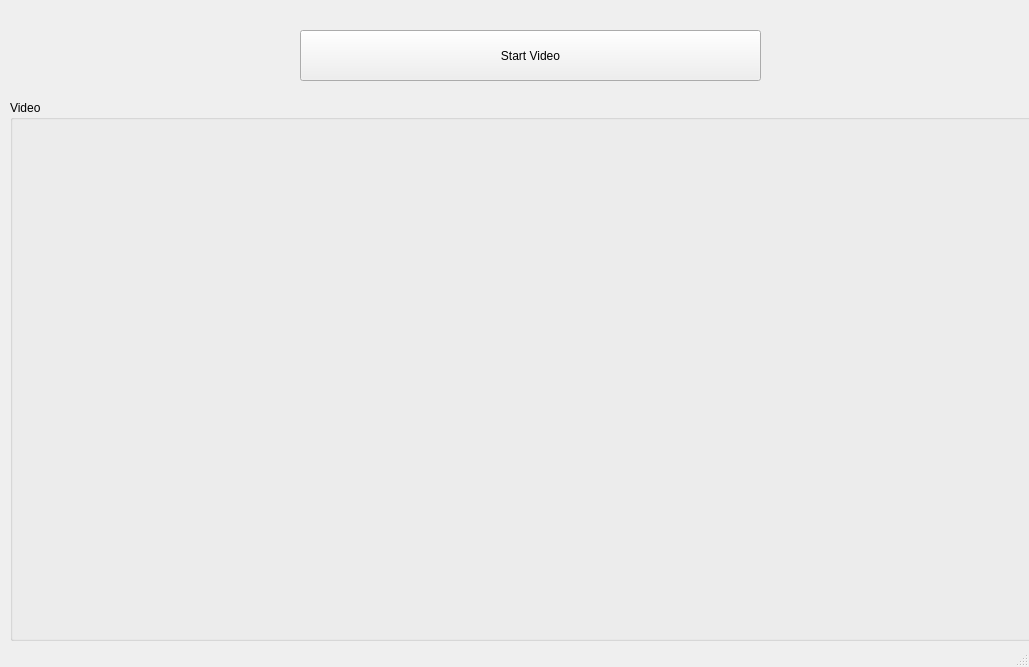
<?xml version="1.0" encoding="UTF-8"?>
<ui version="4.0">
 <class>MainWindow</class>
 <widget class="QMainWindow" name="MainWindow">
  <property name="geometry">
   <rect>
    <x>0</x>
    <y>0</y>
    <width>1029</width>
    <height>667</height>
   </rect>
  </property>
  <property name="windowTitle">
   <string>MainWindow</string>
  </property>
  <widget class="QWidget" name="centralwidget">
   <widget class="QGroupBox" name="groupBox">
    <property name="geometry">
     <rect>
      <x>10</x>
      <y>100</y>
      <width>1081</width>
      <height>541</height>
     </rect>
    </property>
    <property name="title">
     <string>Video</string>
    </property>
    <widget class="QWidget" name="ImgWidget" native="true">
     <property name="geometry">
      <rect>
       <x>110</x>
       <y>50</y>
       <width>841</width>
       <height>441</height>
      </rect>
     </property>
    </widget>
   </widget>
   <widget class="QPushButton" name="startButton">
    <property name="geometry">
     <rect>
      <x>300</x>
      <y>30</y>
      <width>461</width>
      <height>51</height>
     </rect>
    </property>
    <property name="text">
     <string>Start Video</string>
    </property>
   </widget>
  </widget>
  <widget class="QMenuBar" name="menubar">
   <property name="geometry">
    <rect>
     <x>0</x>
     <y>0</y>
     <width>1029</width>
     <height>21</height>
    </rect>
   </property>
  </widget>
  <widget class="QStatusBar" name="statusbar"/>
 </widget>
 <resources/>
 <connections/>
</ui>
